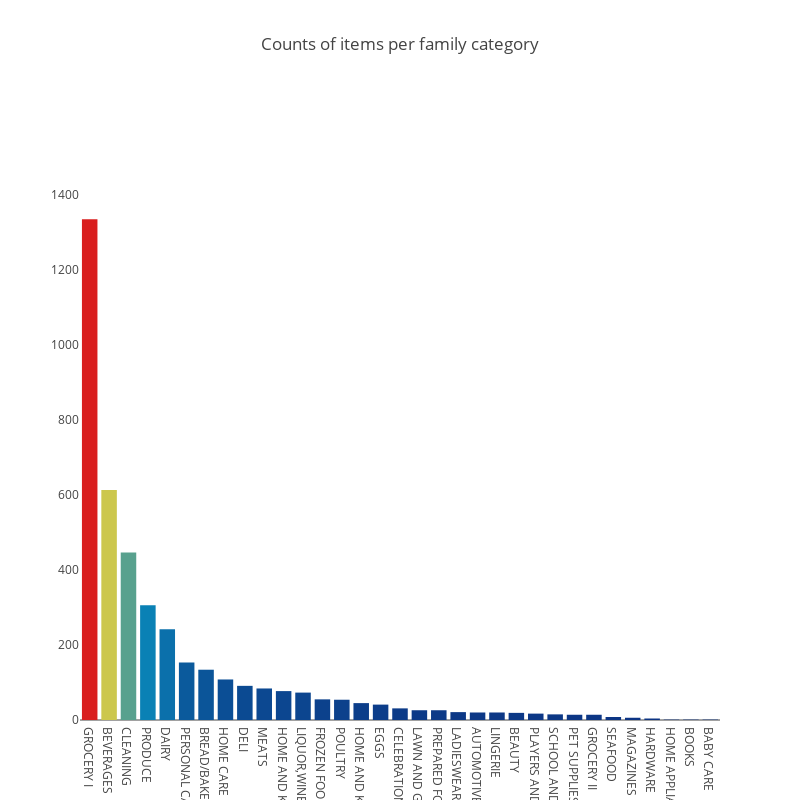

Notebook cell for this chart:
### Code cell
x, y = (list(x) for x in zip(*sorted(zip(items.family.value_counts().index, 
                                         items.family.value_counts().values), 
                                        reverse = False)))
trace2 = go.Bar(
    y=items.family.value_counts().values,
    x=items.family.value_counts().index,
    marker=dict(
        color=items.family.value_counts().values,
        colorscale = 'Portland',
        reversescale = False
    ),
    orientation='v',
)

layout = dict(
    title='Counts of items per family category',
     width = 800, height = 800,
    yaxis=dict(
        showgrid=False,
        showline=False,
        showticklabels=True,
         domain=[0, 0.85],
    ))

fig1 = go.Figure(data=[trace2])
fig1['layout'].update(layout)
py.iplot(fig1, filename='plots')

### Figure 1 — Plotly figure (JSON) as saved in the notebook; plotly's stock layout.template omitted (floating-point values rounded to 4 significant figures)
{"data": [{"marker": {"color": [1334, 613, 446, 306, 242, 153, 134, 108, 91, 84, 77, 73, 55, 54, 45, 41, 31, 26, 26, 21, 20, 20, 19, 17, 15, 14, 14, 8, 6, 4, 1, 1, 1], "colorscale": "Portland", "reversescale": false}, "orientation": "v", "type": "bar", "uid": "8c001afe-6f79-40f7-8c37-93252dba2d5c", "x": ["GROCERY I", "BEVERAGES", "CLEANING", "PRODUCE", "DAIRY", "PERSONAL CARE", "BREAD/BAKERY", "HOME CARE", "DELI", "MEATS", "HOME AND KITCHEN I", "LIQUOR,WINE,BEER", "FROZEN FOODS", "POULTRY", "HOME AND KITCHEN II", "EGGS", "CELEBRATION", "LAWN AND GARDEN", "PREPARED FOODS", "LADIESWEAR", "AUTOMOTIVE", "LINGERIE", "BEAUTY", "PLAYERS AND ELECTRONICS", "SCHOOL AND OFFICE SUPPLIES", "PET SUPPLIES", "GROCERY II", "SEAFOOD", "MAGAZINES", "HARDWARE", "HOME APPLIANCES", "BOOKS", "BABY CARE"], "y": [1334, 613, 446, 306, 242, 153, 134, 108, 91, 84, 77, 73, 55, 54, 45, 41, 31, 26, 26, 21, 20, 20, 19, 17, 15, 14, 14, 8, 6, 4, 1, 1, 1]}], "layout": {"height": 800, "title": {"text": "Counts of items per family category"}, "width": 800, "yaxis": {"domain": [0, 0.85], "showgrid": false, "showline": false, "showticklabels": true}}}
